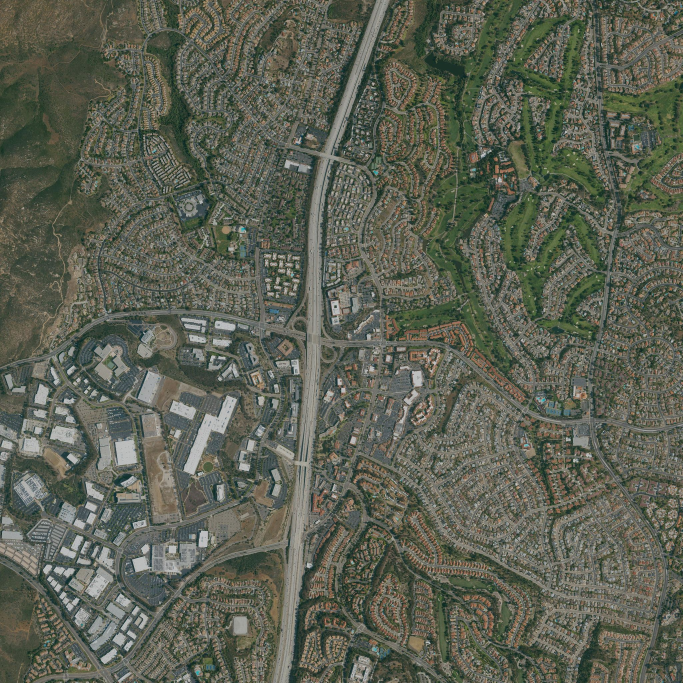
#> input picture assets/ground/g_0_0.jpg, 2048 x 2048 px (shown at 1/3 size)
$ python -i detect_boulders.py   (imports and definitions only)
#> lines starting #> are read from the running program, lines starting #| are printed output that depends on the picture; after the words box and inside, x2 and y2 are one past the last pixel; in counts of white or black regions, pixels touching at a corner belong together
#> further down, picture is the input picture: PIL image 2048x2048 RGB; mean R, G, B 92.9, 96.7, 83.2
# Find granite boulders / outcrops in the aerial ground atlases and write data/boulders.js.
#   python detect_boulders.py <repo_dir> [preview.png tile_i tile_j x y size]
# Granite in NAIP reads as small bright, low-saturation specks with a dark shadow next to them, on otherwise
# darker scrub. We take local-contrast blobs of 1-60 texels (~2.4 m texels), reject green and saturated pixels,
# and record each blob's centre and size. Built-up areas, roads and roofs are filtered in-game at load time
# (src/nature/rocks.js) because that needs the building/road grids.
import json, math, os, sys
import numpy as np
from PIL import Image
from scipy import ndimage

# [1 line that did not run here, left out]
# [1 line that did not run here, left out]
# [1 line that did not run here, left out]
DEG = math.pi / 180

def aer_inv(px, py):  # aerial px -> lat, lon (same as index.html aerInv)
    mx = A['X0'] + px * A['PX']; my = A['Y1'] - py * A['PX']
    return (2 * math.atan(math.exp(my / A['R'])) - math.pi / 2) / DEG, mx / A['R'] / DEG

def detect(img):
    p = (np.asarray(img.convert('RGB'), np.float32) / 255.0) ** 2.2
    lum = p @ np.array([0.2126, 0.7152, 0.0722], np.float32)
    mx, mn = p.max(-1), p.min(-1); sat = (mx - mn) / (mx + 1e-3)
#> after `sat = (mx - mn) / (mx + 0.001)`:
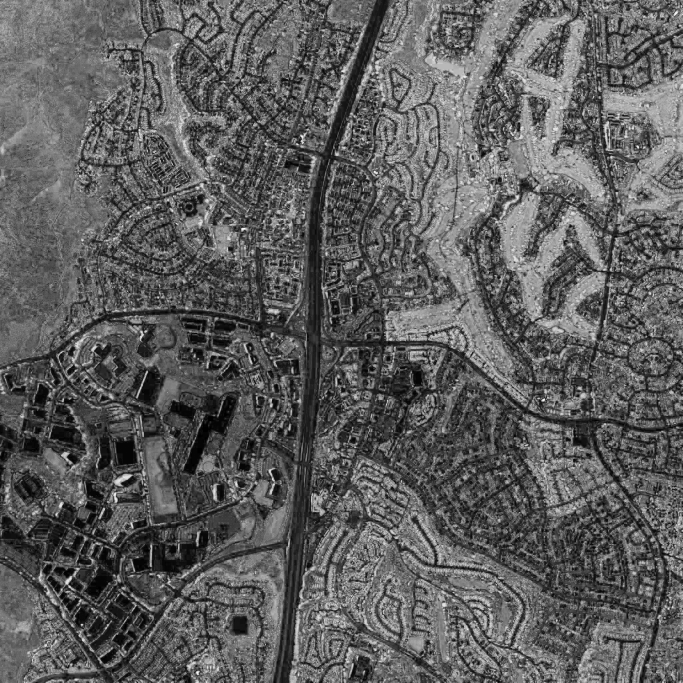
#> sat: shape (2048, 2048) float32 (shown at 1/3 size); min 0, max 0.998, mean 0.369
    green = (p[..., 1] - np.maximum(p[..., 0], p[..., 2])) / (lum + 0.02)
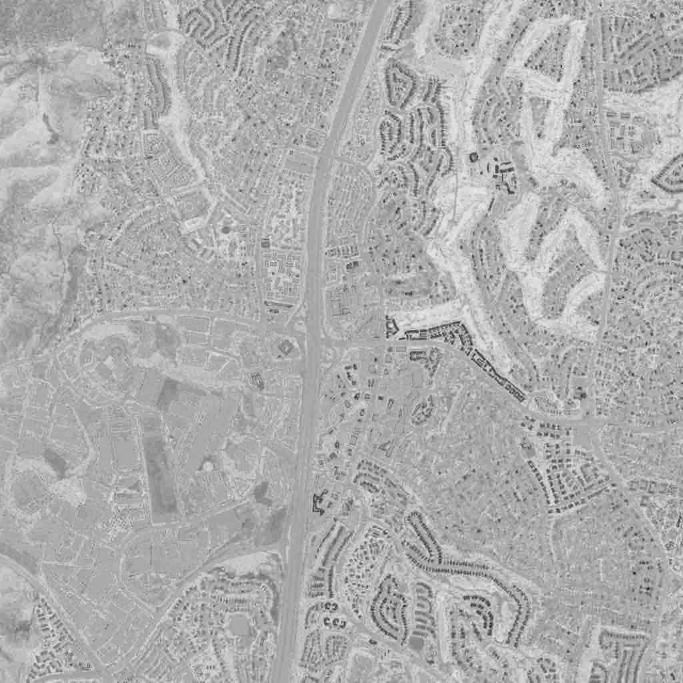
#> green: shape (2048, 2048) float32 (shown at 1/3 size); min -1.6, max 0.809, mean 0.0486; drawn with min black and max white
    bg = ndimage.gaussian_filter(lum, 5); ctr = lum - bg
#> after `ctr = lum - bg`:
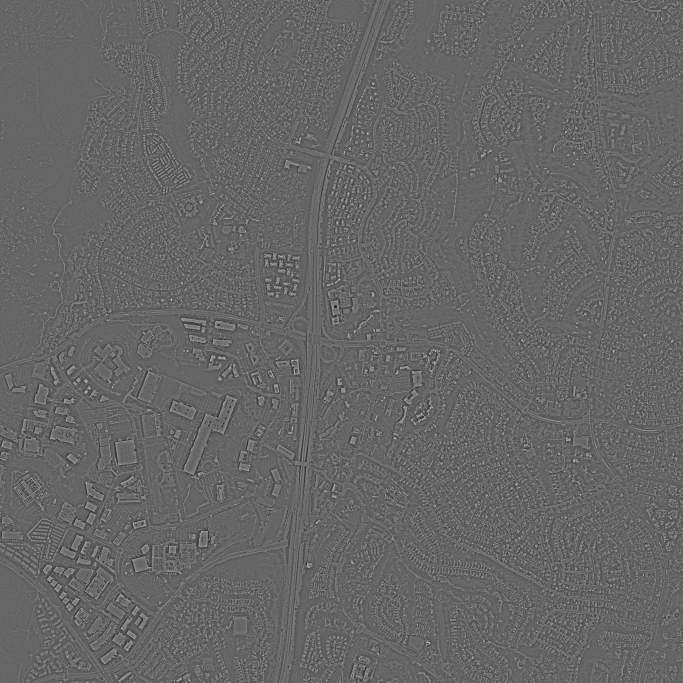
#> ctr: shape (2048, 2048) float32 (shown at 1/3 size); min -0.419, max 0.624, mean -9.89e-12; drawn with min black and max white
    # granite: a bright, grey speck on darker scrub WITH a shadow on its north-west side (NAIP sun is SE)
    # (the NAIP mosaic mixes flight lines, so the shadow can fall on any side)
    sh = np.full(lum.shape, False)
    for dy, dx in ((1, 1), (1, -1), (-1, 1), (-1, -1), (2, 2), (2, -2), (-2, 2), (-2, -2)):
        sh |= np.roll(np.roll(lum, dy, axis=0), dx, axis=1) < bg - 0.01
#> this loop made 8 passes
#> pass 1, in detect, `sh |= np.roll(np.roll(lum, dy, axis=0), dx, axis=1) < bg - 0.01`:
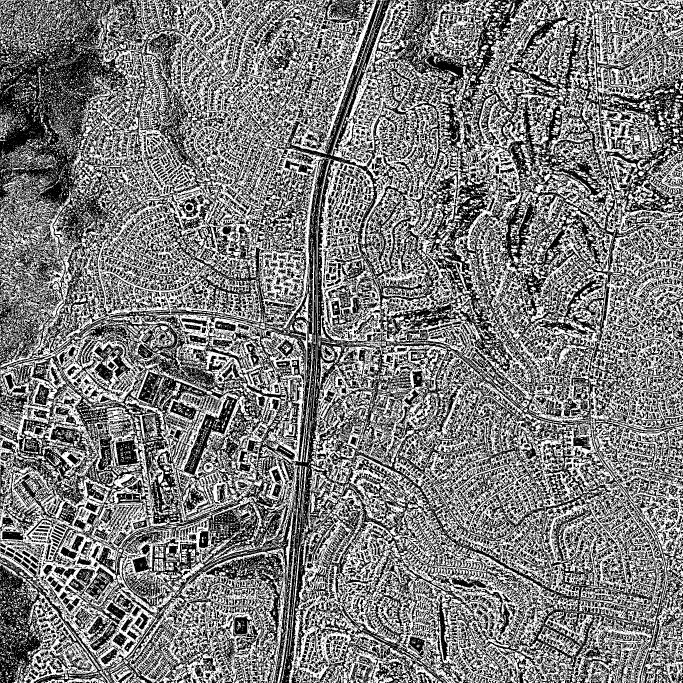
#> sh: shape (2048, 2048) bool (shown at 1/3 size); 48.7% white; 30098 white regions (27476 under 20 px), largest, box (x1, y1, x2, y2) and area: (0, 0, 2048, 2009) 1204226, (865, 1312, 2048, 2048) 198409, (335, 741, 945, 1738) 75964
#> after the loop:
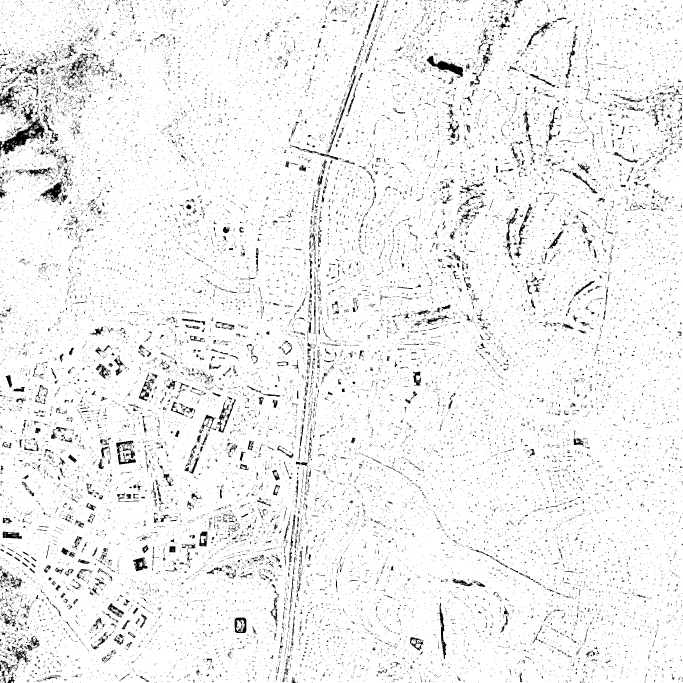
#> sh: shape (2048, 2048) bool (shown at 1/3 size); 94.5% white; black in thin lines or dots
    cand = (ctr > 0.045) & (lum > 0.13) & (sat < 0.42) & (green < 0.09) & (bg < 0.19) & sh
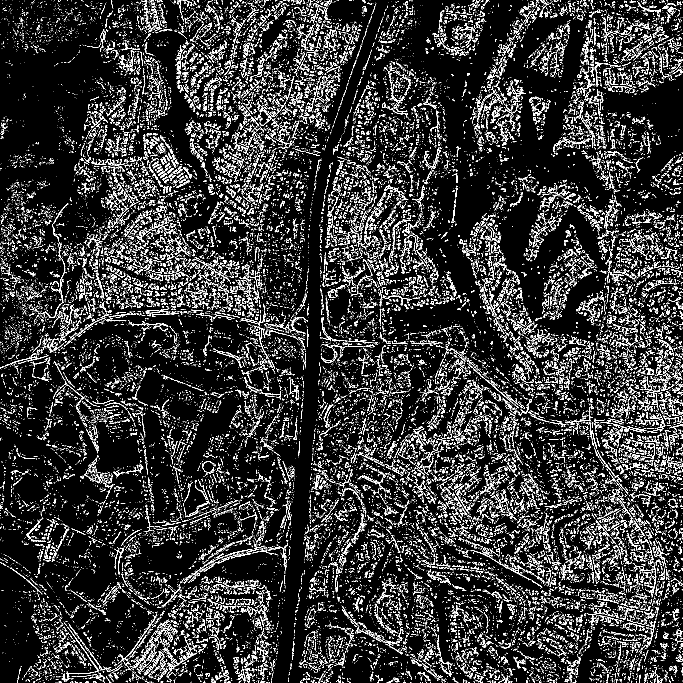
#> cand: shape (2048, 2048) bool (shown at 1/3 size); 10% white in thin lines or dots
    lab, n = ndimage.label(cand)
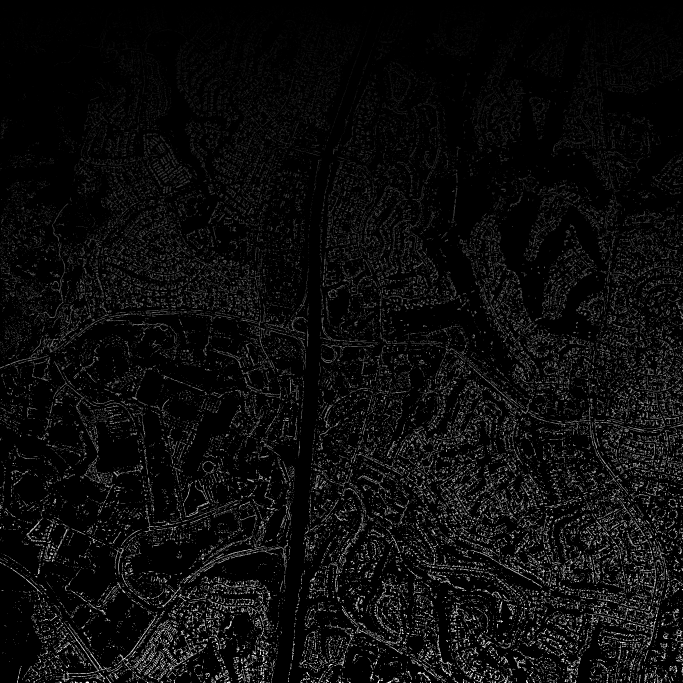
#> lab: shape (2048, 2048) int32 (shown at 1/3 size); min 0, max 76044, mean 3739.5; drawn with min black and max white
#> n = 76044
    if n == 0: return []
    idx = np.arange(1, n + 1)
    area = ndimage.sum(cand, lab, idx); com = ndimage.center_of_mass(cand, lab, idx)
#> after `com = ndimage.center_of_mass(cand, lab, idx)`: com = 76044 items
    peak = ndimage.maximum(ctr, lab, idx)
    out = []
    for a, (cy, cx), pk in zip(area, com, peak):
        if a < 1 or a > 60: continue
        out.append((cx, cy, float(a), float(pk)))
#> this loop made 76044 passes
#> (a, cy, cx, pk) on passes 1 to 3: (1, 0, 8, 0.0544), (2, 0, 17.5, 0.121), (2, 0, 103.5, 0.0889)
#> after the loop, out = 75682 items
    return out, cand

# [10 lines not run here, left out]

# offline masks on a 5 m grid: building footprints + 15 m, road corridors (asphalt + sidewalk + 3 m)
# [1 line that did not run here, left out]
MG, GX0, GZ0 = 5.0, -7000.0, -10000.0; NX, NZ = int(16500 / MG), int(14500 / MG)
mask = np.zeros((NZ, NX), bool)
def stamp_box(x0, z0, x1, z1):
    i0, i1 = max(0, int((x0 - GX0) / MG)), min(NX - 1, int((x1 - GX0) / MG)); j0, j1 = max(0, int((z0 - GZ0) / MG)), min(NZ - 1, int((z1 - GZ0) / MG))
    if i1 >= i0 and j1 >= j0: mask[j0:j1 + 1, i0:i1 + 1] = True
# [9 lines not run here, left out]
def masked(lat, lon):
    x = (lon - LON0) * KX; z = -(lat - LAT0) * KZ
    i, j = int((x - GX0) / MG), int((z - GZ0) / MG)
    return not (0 <= i < NX and 0 <= j < NZ) or mask[j, i]
# [1 line not run here, left out]
recs = []
# [20 lines not run here, left out]

>>> from PIL import Image
>>> picture = Image.open('../../assets/ground/g_0_0.jpg')
>>> result = detect(picture)

$ run again, on assets/ground/g_1_1.jpg
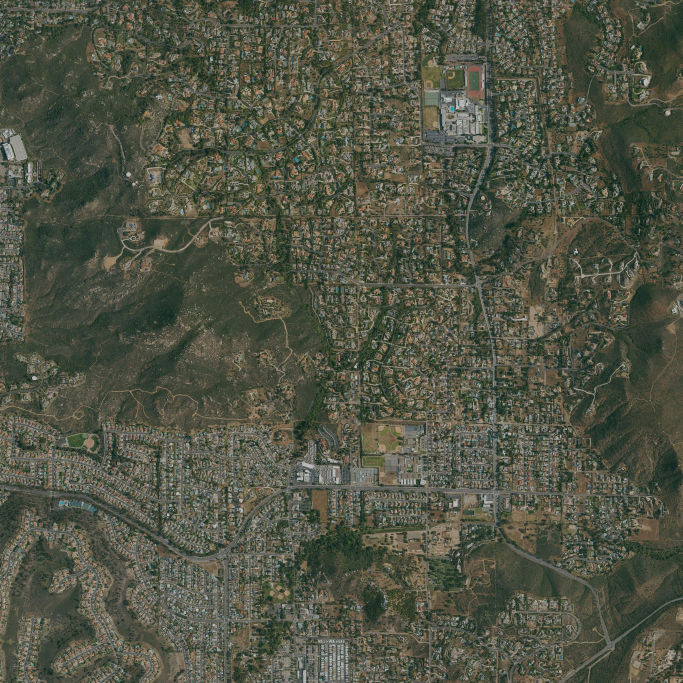
#> input picture assets/ground/g_1_1.jpg, 2048 x 2048 px (shown at 1/3 size)
#> picture is the input picture: PIL image 2048x2048 RGB; mean R, G, B 81.6, 84.7, 69.1
#> after the loop in detect, `for dy, dx in ((1, 1), (1, -1), (-1, 1), (-1, -1), (2, 2), (2, -2), (-..`:
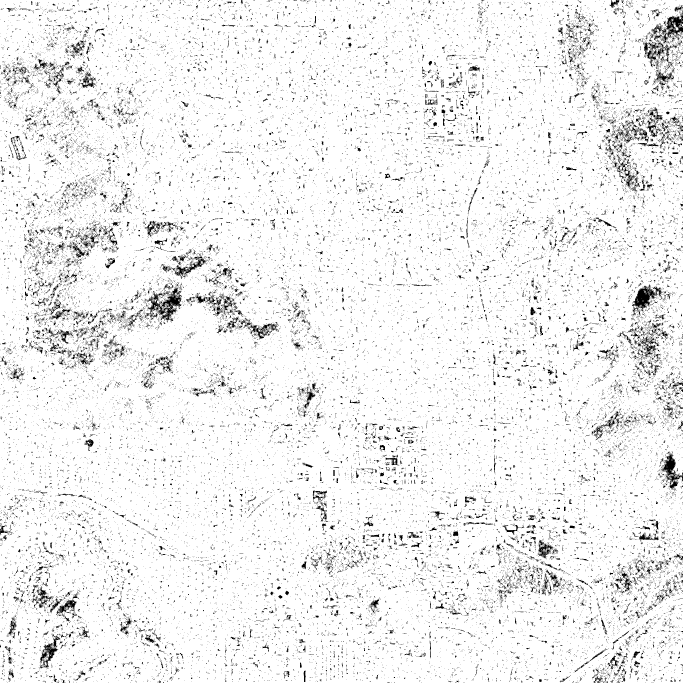
#> sh: shape (2048, 2048) bool (shown at 1/3 size); 94.1% white; black in thin lines or dots
#> cand: shape (2048, 2048) bool; 8.5% white in thin lines or dots
#> in detect, `lab, n = ndimage.label(cand)`:
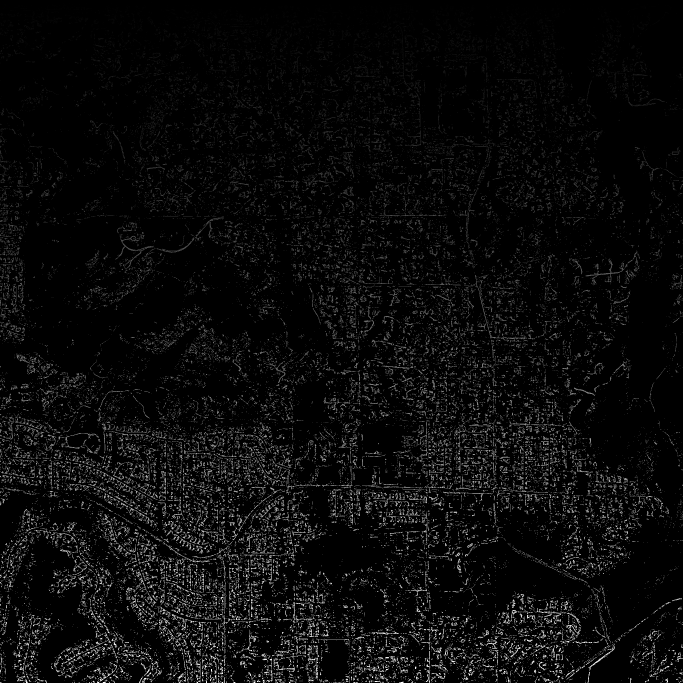
#> lab: shape (2048, 2048) int32 (shown at 1/3 size); min 0, max 58677, mean 2510.4; drawn with min black and max white
#> n = 58677
#> com = 58677 items
#> the loop in detect, `for a, (cy, cx), pk in zip(area, com, peak):` made 58677 passes
#> (a, cy, cx, pk) on passes 1 to 3: (15, 1.73, 11.07, 0.107), (1, 0, 45, 0.0575), (9, 0.222, 53.22, 0.227)
#> after the loop in detect, `for a, (cy, cx), pk in zip(area, com, peak):`: out = 58163 items

$ run again, on assets/ground/g_1_2.jpg
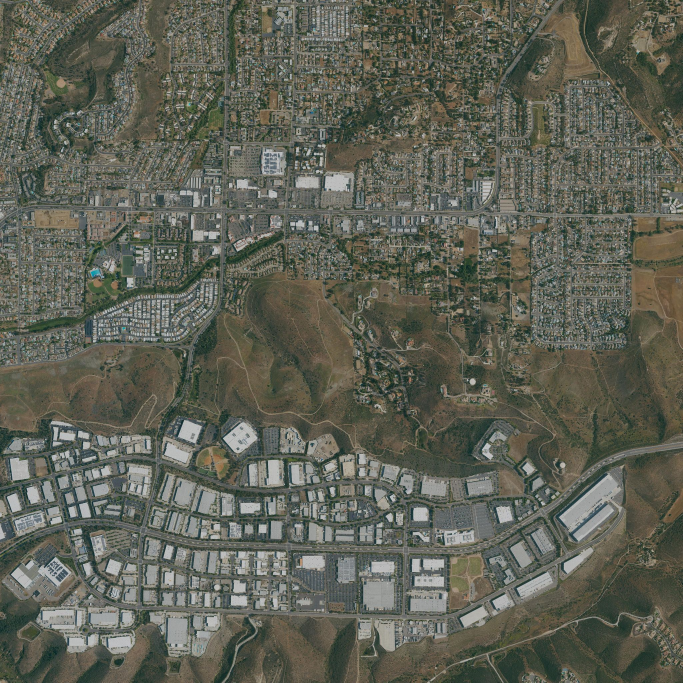
#> input picture assets/ground/g_1_2.jpg, 2048 x 2048 px (shown at 1/3 size)
#> picture is the input picture: PIL image 2048x2048 RGB; mean R, G, B 94.8, 97, 85.2
#> after the loop in detect, `for dy, dx in ((1, 1), (1, -1), (-1, 1), (-1, -1), (2, 2), (2, -2), (-..`:
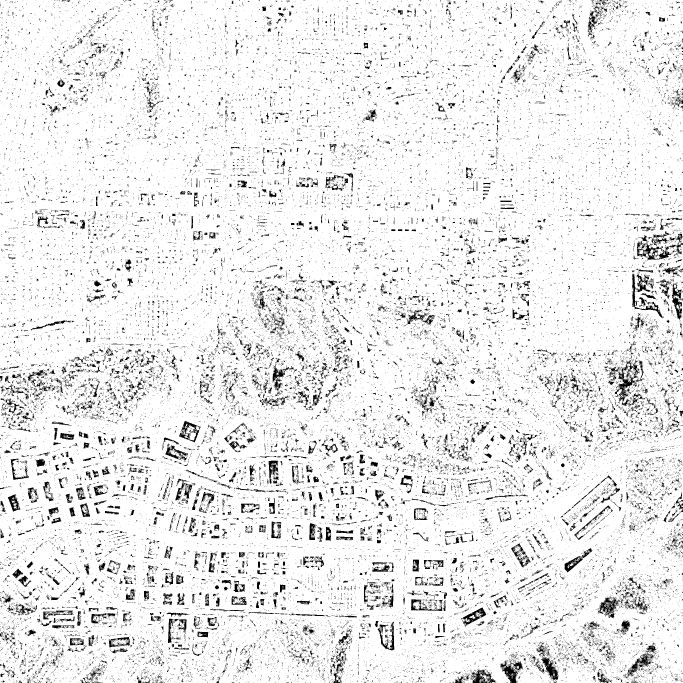
#> sh: shape (2048, 2048) bool (shown at 1/3 size); 92.3% white; black in thin lines or dots
#> cand: shape (2048, 2048) bool; 8.2% white in thin lines or dots
#> in detect, `lab, n = ndimage.label(cand)`:
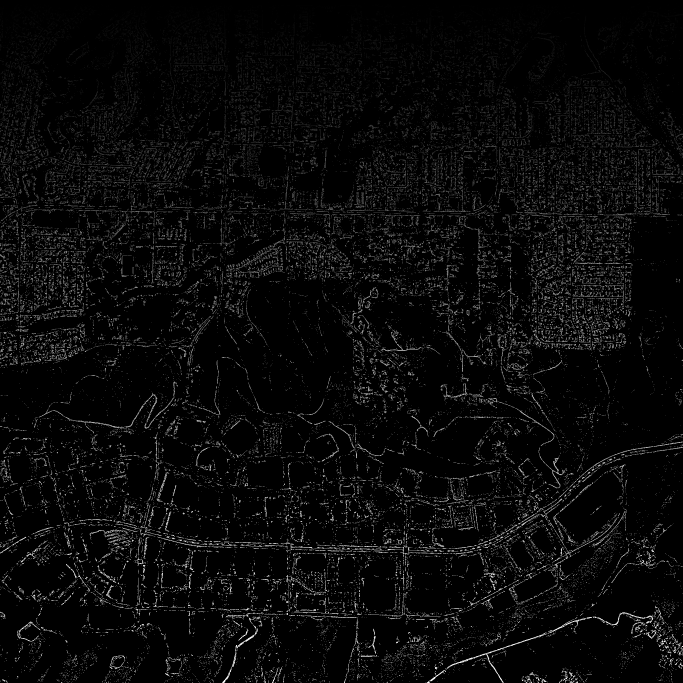
#> lab: shape (2048, 2048) int32 (shown at 1/3 size); min 0, max 59419, mean 2260.2; drawn with min black and max white
#> n = 59419
#> com = 59419 items
#> the loop in detect, `for a, (cy, cx), pk in zip(area, com, peak):` made 59419 passes
#> (a, cy, cx, pk) on passes 1 to 3: (22, 0.818, 13.23, 0.16), (11, 0.909, 62.82, 0.167), (19, 1.37, 80.89, 0.212)
#> after the loop in detect, `for a, (cy, cx), pk in zip(area, com, peak):`: out = 58960 items

$ run again, on assets/ground/g_2_0.jpg
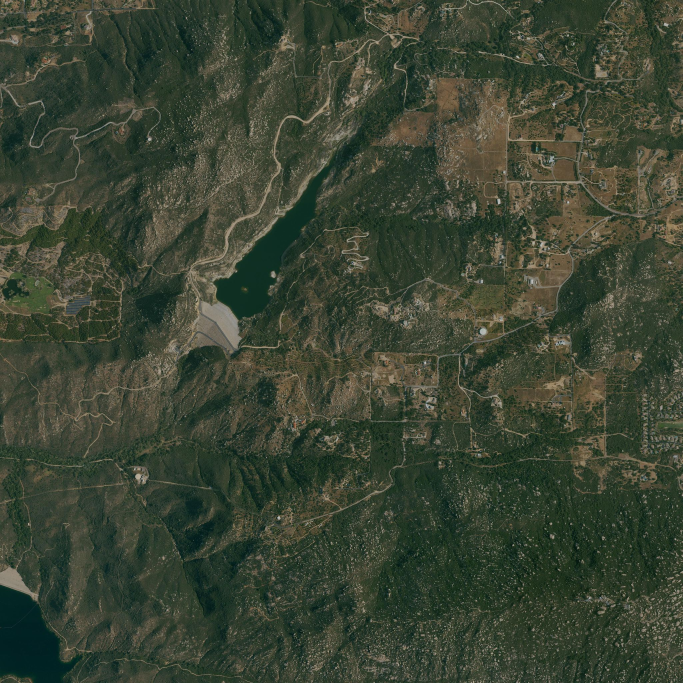
#> input picture assets/ground/g_2_0.jpg, 2048 x 2048 px (shown at 1/3 size)
#> picture is the input picture: PIL image 2048x2048 RGB; mean R, G, B 59, 68, 51.1
#> cand: shape (2048, 2048) bool; 3.6% white in thin lines or dots
#> in detect, `lab, n = ndimage.label(cand)`:
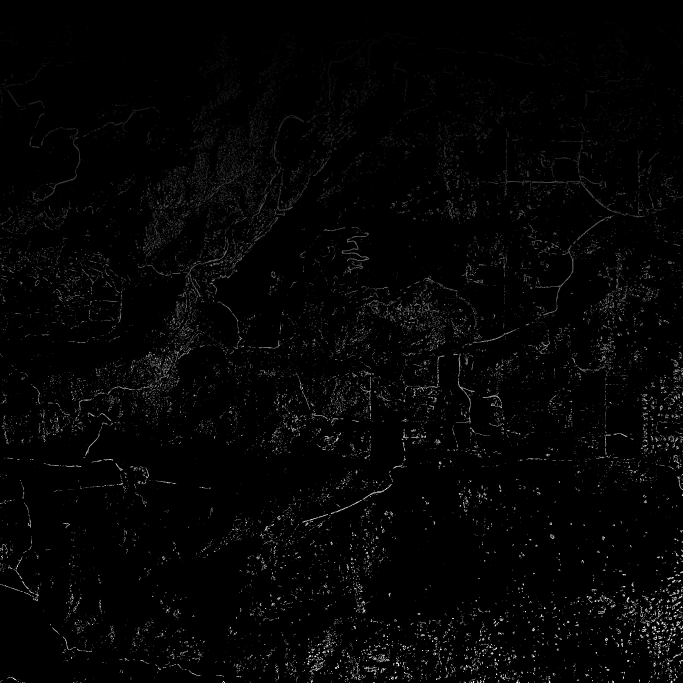
#> lab: shape (2048, 2048) int32 (shown at 1/3 size); min 0, max 31982, mean 561.9; drawn with min black and max white
#> n = 31982
#> com = 31982 items
#> the loop in detect, `for a, (cy, cx), pk in zip(area, com, peak):` made 31982 passes
#> (a, cy, cx, pk) on passes 1 to 3: (1, 0, 14, 0.0922), (15, 2, 33, 0.143), (9, 1.56, 71, 0.196)
#> after the loop in detect, `for a, (cy, cx), pk in zip(area, com, peak):`: out = 31841 items
